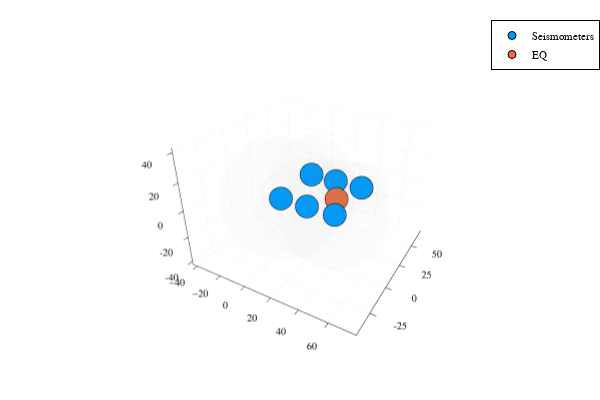
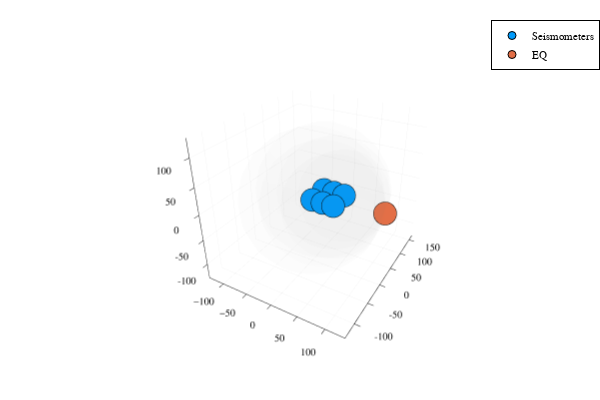

Source (notebook cell) for these figures, in order:
### Markdown cell above
As the very helpful location notes explain, the trick is peturbing the model. Arrival time $d_i$ is
$$d_i = \frac{1}{\alpha} \left[ (x-x_i)^2 + (y-y_i)^2 + (z-z_i)^2 \right]^{1/2} + t$$
where $(x,y,z)$ is the position of the station, $x_i,y_i,z_i)$ is the position of the hypocentre and $t$ is a constant adjustment to the time.

We can linearise this by first peturbing it from a starting point, $d_i^o$
$$d_i = d_i^o + \sum_j \frac{\partial d_i}{\partial m_j}$$
$$\Delta d_i = d_i - d_i^o = \sum_j \frac{\partial d_i}{\partial m_j}$$
$$\Delta \vec{d} = G \Delta\vec{m} \quad \text{where } G_{ij} = \frac{\partial d_i}{\partial m_j}$$

The derivatives for the spatial parameters are of the form
$$G_{i1} = \frac{\partial d_i}{\partial m_j} = \frac{\partial d_i}{\partial x} = \frac{x-x_i}{\alpha} \left[ (x-x_i)^2 + (y-y_i)^2 + (z-z_i)^2 \right]^{-1/2}$$
and for the temporal parameter
$$G_{i4} = \frac{\partial d_i}{\partial m_4} = \frac{\partial d_i}{\partial t} = 1$$

With this we can begin our code. This time I'm going to work closely from the example code, which should prove a mildly interesting experiment in seeing how well MATLAB translates to Julia.

### Code cell
"""
Results of earthquake location function.

Attributes
    m::Vector{Float64} - Parameters found by fitting
        m[1] - x coordinate of earthquake hypocenter
        m[2] - y coordinate of earthquake hypocenter
        m[3] - z coordinate of earthquake hypocenter (should be positive)
        m[4] - original time of the earthquake
    i::Int - Number of iterations to achieve convergence
    outputMatrix::Matrix - Stores results of all iterations in form [iteration, parameters, perturbation]
"""
struct EQAnalysis
    m::Vector{Float64}
    i::Int
    outputMatrix::Matrix
end


"""
Locate an earthquake given P-wave arrival times in a uniform velocity environment.

Based on incomplete MATLAB sample code by John Townend. Translated to Julia and completed by Ryan Cox.

Parameters
    x::Vector - Seisometer locations, x coordinates
    y::Vector - Seisometer locations, y coordinates
    z::Vector - Seisometer locations, z coordinates
    tP::Vector - P-wave arrival times
    speed::Real - Speed of P-waves in medium. Defaults to six length units per time unit.

Returns EQAnalysis object
"""
function locateEQ(x::Vector, y::Vector, z::Vector, tP::Vector, speed::Real=6)::EQAnalysis
    # Prep some variables
    N = length(x) # Number of seisometers
    normdm = Inf # (squared) length of model perturbation \
    i=0 # iteration counter

    # Specify starting position
    m = [mean(x), mean(y), mean(z)+10, 0] # positive z is down and earthquakes tend to occur deeper than seisometers

    # Matrix to hold results
    #outputMatrix = [i m normdm] # iteration, parameters, perturbation
    outputMatrix = [1 1 1] # TEMP fix of borkedness

    # Prepare screen output
    println("Iteration | (x,y,z,t) | normdm sqd | error")
    println("$i | ($(m[1]), $(m[2]), $(m[3]), $(m[4])) | $normdm | ?")

    # Iteratively peturb model
    while normdm >= 1e-5 # stopping criterion
        G = generateKernel(m, x, y, z, speed) # generate data kernel such that dd=G*dm
        R = hypodistance(m, x, y, z) # distance to current hypocenter
        d = (R / speed) .- m[4] # predicted arrival time (travel time + origin time)
        # the original code has the origin time added on but subtracting it proved necessary to make it converge
        # but m[4] seems to be negative anyway so maybe that explains the sign problems
        Δd = d - tP # residual arrival time
        Gg = inv(transpose(G)*G) * transpose(G) # generalised inverse of kernal
        dm = Gg * Δd # model perturbation
        normdm = transpose(dm) * dm # (squared) length of perturbation
        m += dm # update model
        i += 1 # increment iteration counter
        err = (hypodistance(m, x, y, z)./speed .- m[4]) - tP # display error so we can see if we're getting closer
        err = transpose(err)*err
        println("$i | ($(m[1]), $(m[2]), $(m[3]), $(m[4])) | $normdm | $err")
        # outputMatrix = [outputMatrix;i m normdm] # ~~inefficent in Julia, should be improved~~ BROKEN
    end

    # Plot it all
    plt = scatter(x, y, -z, label="Seismometers") # Inverting z for more intutive render
    scatter!([m[1]], [m[2]], -[m[3]], label="EQ") # scatter wants points as arrays so we wrap parameters in square brackets
    # For each seisometer we can use (detection time - origin time) * speed to get the distance it had to travel
    # We can then plot this as a sphere around our seisometers.
    spheres!.((tP .+ m[4])*6, x, y, z) # Note the addition instead of subtraction - a consequence of the way we had to subtract dm to get convergence.
    display(plt)

    return EQAnalysis(m, i, outputMatrix)
end


"""
Calculate hypocentral distance

Parameters
    m::Vector - Model parameters (x0,y0,zo,t0)
    x::Vector - Seisometer locations, x coordinates
    y::Vector - Seisometer locations, y coordinates
    z::Vector - Seisometer locations, z coordinates

Returns distance between hypocentre and each station as Vector
"""
function hypodistance(m::Vector, x::Vector, y::Vector, z::Vector)::Vector
    dx = x .- m[1]
    dy = y .- m[2]
    dz = z .- m[3]
    R = sqrt.(dx.^2 + dy.^2 + dz.^2)
end


"""
Generates kernel G from the travel time gradient.

Parameters
    m::Vector - Model parameters (x0,y0,zo,t0)
    x::Vector - Seisometer locations, x coordinates
    y::Vector - Seisometer locations, y coordinates
    z::Vector - Seisometer locations, z coordinates
    speed::Real - Speed of P-waves in medium

Returns kernel as Matrix
"""
function generateKernel(m::Vector, x::Vector, y::Vector, z::Vector, speed::Real=6)::Matrix{Float64}
    N = length(x)
    R = hypodistance(m, x, y, z)

    G = Matrix{Float64}(undef, (N, 4))
    G[:,1] .= (x .- m[1]) ./ (speed * R)
    G[:,2] .= (y .- m[2]) ./ (speed * R)
    G[:,3] .= (z .- m[3]) ./ (speed * R)
    G[:,4] .= 1

    return G
end


"""
Fancy plotting preset.
Takes radius and origin coordinates and plots the associated sphere.
This automagically creates the sphere and sphere! functions, which take the parameters
    r::Real - Radius of sphere
    x0::Real - x coordinate of sphere origin
    y0::Real - y coordinate of sphere origin
    z0::Real - z coordinate of sphere origin
"""
@userplot Spheres
@recipe function f(h::Spheres)
    r, x0, y0, z0 = h.args # I should really include input checking but for this little project I can get away without it.

    N = 22
    θ = LinRange(0, 2π, N)
    ϕ = LinRange(0, π, N)
    x = r*cos.(ϕ) * transpose(sin.(θ)) .+ x0
    y = r*sin.(ϕ) * transpose(sin.(θ)) .+ y0
    z = repeat(r*transpose(cos.(θ)) .+ z0, outer=[N, 1])

    seriestype := :surface
    colorbar := false
    seriesalpha := 0.1
    seriescolor := :grey
    xticks := :native

    x, y, z
end

# Seismometer locations in kilometres
x = [40,20,0,40,20,0]
y = [40,40,40,0,0,0]
z = [0,0,0,0,0,0]
# The sample code doesn't include z but there is no reason we can't have seisometers distrubuted in that axis.

# O-wave arrival times in seconds
tP1=[4.16,3.36,5.83,6.68,6.27,7.75] # case 1
tP2=[12.46,15.77,19.09,13.65,16.74,19.90] # case 2
e=[0.1,-0.2,-0.3,0.2,0,0] # errors

eq1 = locateEQ(x, y, z, tP1)
eq2 = locateEQ(x, y, z, tP2)

### Figure 1 — Plotly figure (JSON) as saved in the notebook; plotly's stock layout.template omitted (floating-point values rounded to 4 significant figures; data arrays with more than 128 entries replaced by an {"elided": "..."} marker saying what was removed)
{"data": [{"xaxis": "x", "colorbar": {"title": ""}, "yaxis": "y", "zaxis": "z", "x": [40, 20, 0, 40, 20, 0], "showlegend": true, "mode": "markers", "name": "Seismometers", "zmin": -40.08, "legendgroup": "Seismometers", "z": [0, 0, 0, 0, 0, 0], "marker": {"symbol": "circle", "color": "rgba(0, 154, 250, 1.000)", "line": {"color": "rgba(0, 0, 0, 1.000)", "width": 1}, "size": 8}, "zmax": 40.53, "y": [40, 40, 40, 0, 0, 0], "type": "scatter3d", "scene": "scene"}, {"xaxis": "x", "colorbar": {"title": ""}, "yaxis": "y", "zaxis": "z", "x": [26.01], "showlegend": true, "mode": "markers", "name": "EQ", "zmin": -40.08, "legendgroup": "EQ", "z": [-8.096], "marker": {"symbol": "circle", "color": "rgba(227, 111, 71, 1.000)", "line": {"color": "rgba(0, 0, 0, 1.000)", "width": 1}, "size": 8}, "zmax": 40.53, "y": [30.02], "type": "scatter3d", "scene": "scene"}, {"xaxis": "x", "colorbar": {"title": ""}, "colorscale": [[0, "rgba(128, 128, 128, 0.100)"], [1, "rgba(128, 128, 128, 0.100)"]], "yaxis": "y", "zaxis": "z", "showscale": false, "x": {"elided": "22x22 float values"}, "showlegend": false, "name": "y3", "opacity": 0.1, "zmin": -40.08, "z": {"elided": "22x22 float values"}, "zmax": 40.53, "y": {"elided": "22x22 float values"}, "type": "surface", "scene": "scene", "hoverinfo": "none"}, {"xaxis": "x", "colorbar": {"title": ""}, "colorscale": [[0, "rgba(128, 128, 128, 0.100)"], [1, "rgba(128, 128, 128, 0.100)"]], "yaxis": "y", "zaxis": "z", "showscale": false, "x": {"elided": "22x22 float values"}, "showlegend": false, "name": "y4", "opacity": 0.1, "zmin": -40.08, "z": {"elided": "22x22 float values"}, "zmax": 40.53, "y": {"elided": "22x22 float values"}, "type": "surface", "scene": "scene", "hoverinfo": "none"}, {"xaxis": "x", "colorbar": {"title": ""}, "colorscale": [[0, "rgba(128, 128, 128, 0.100)"], [1, "rgba(128, 128, 128, 0.100)"]], "yaxis": "y", "zaxis": "z", "showscale": false, "x": {"elided": "22x22 float values"}, "showlegend": false, "name": "y5", "opacity": 0.1, "zmin": -40.08, "z": {"elided": "22x22 float values"}, "zmax": 40.53, "y": {"elided": "22x22 float values"}, "type": "surface", "scene": "scene", "hoverinfo": "none"}, {"xaxis": "x", "colorbar": {"title": ""}, "colorscale": [[0, "rgba(128, 128, 128, 0.100)"], [1, "rgba(128, 128, 128, 0.100)"]], "yaxis": "y", "zaxis": "z", "showscale": false, "x": {"elided": "22x22 float values"}, "showlegend": false, "name": "y6", "opacity": 0.1, "zmin": -40.08, "z": {"elided": "22x22 float values"}, "zmax": 40.53, "y": {"elided": "22x22 float values"}, "type": "surface", "scene": "scene", "hoverinfo": "none"}, {"xaxis": "x", "colorbar": {"title": ""}, "colorscale": [[0, "rgba(128, 128, 128, 0.100)"], [1, "rgba(128, 128, 128, 0.100)"]], "yaxis": "y", "zaxis": "z", "showscale": false, "x": {"elided": "22x22 float values"}, "showlegend": false, "name": "y7", "opacity": 0.1, "zmin": -40.08, "z": {"elided": "22x22 float values"}, "zmax": 40.53, "y": {"elided": "22x22 float values"}, "type": "surface", "scene": "scene", "hoverinfo": "none"}, {"xaxis": "x", "colorbar": {"title": ""}, "colorscale": [[0, "rgba(128, 128, 128, 0.100)"], [1, "rgba(128, 128, 128, 0.100)"]], "yaxis": "y", "zaxis": "z", "showscale": false, "x": {"elided": "22x22 float values"}, "showlegend": false, "name": "y8", "opacity": 0.1, "zmin": -40.08, "z": {"elided": "22x22 float values"}, "zmax": 40.53, "y": {"elided": "22x22 float values"}, "type": "surface", "scene": "scene", "hoverinfo": "none"}], "layout": {"showlegend": true, "paper_bgcolor": "rgba(255, 255, 255, 1.000)", "annotations": [], "height": 400, "margin": {"l": 0, "b": 20, "r": 0, "t": 20}, "plot_bgcolor": "rgba(255, 255, 255, 1.000)", "scene": {"camera": {"eye": {"y": -1.95, "z": 1.3, "x": 1.126}}, "xaxis": {"tickangle": 0, "showline": true, "gridcolor": "rgba(0, 0, 0, 0.100)", "showticklabels": true, "gridwidth": 0.5, "titlefont": {"color": "rgba(0, 0, 0, 1.000)", "family": "sans-serif", "size": 15}, "visible": true, "ticks": "inside", "tickcolor": "rgb(0, 0, 0)", "linecolor": "rgba(0, 0, 0, 1.000)", "showgrid": true, "zeroline": false, "type": "-", "tickfont": {"color": "rgba(0, 0, 0, 1.000)", "family": "sans-serif", "size": 11}, "title": "", "zerolinecolor": "rgba(0, 0, 0, 1.000)", "mirror": false}, "domain": {"y": [0.03762, 0.9902], "x": [0.05101, 0.9934]}, "yaxis": {"tickangle": 0, "showline": true, "gridcolor": "rgba(0, 0, 0, 0.100)", "showticklabels": true, "gridwidth": 0.5, "titlefont": {"color": "rgba(0, 0, 0, 1.000)", "family": "sans-serif", "size": 15}, "visible": true, "ticks": "inside", "range": [-43.58, 72.12], "tickmode": "array", "tickvals": [-25, 0, 25, 50], "tickcolor": "rgb(0, 0, 0)", "ticktext": ["-25", "0", "25", "50"], "linecolor": "rgba(0, 0, 0, 1.000)", "showgrid": true, "zeroline": false, "type": "-", "tickfont": {"color": "rgba(0, 0, 0, 1.000)", "family": "sans-serif", "size": 11}, "title": "", "zerolinecolor": "rgba(0, 0, 0, 1.000)", "mirror": false}, "zaxis": {"tickangle": 0, "showline": true, "gridcolor": "rgba(0, 0, 0, 0.100)", "showticklabels": true, "gridwidth": 0.5, "titlefont": {"color": "rgba(0, 0, 0, 1.000)", "family": "sans-serif", "size": 15}, "visible": true, "ticks": "inside", "range": [-42.5, 42.95], "tickmode": "array", "tickvals": [-40, -20, 0, 20, 40], "tickcolor": "rgb(0, 0, 0)", "ticktext": ["-40", "-20", "0", "20", "40"], "linecolor": "rgba(0, 0, 0, 1.000)", "showgrid": true, "zeroline": false, "type": "-", "tickfont": {"color": "rgba(0, 0, 0, 1.000)", "family": "sans-serif", "size": 11}, "title": "", "zerolinecolor": "rgba(0, 0, 0, 1.000)", "mirror": false}}, "legend": {"yanchor": "auto", "xanchor": "auto", "bordercolor": "rgba(0, 0, 0, 1.000)", "bgcolor": "rgba(255, 255, 255, 1.000)", "borderwidth": 1, "tracegroupgap": 0, "y": 1, "font": {"color": "rgba(0, 0, 0, 1.000)", "family": "sans-serif", "size": 11}, "title": {"font": {"color": "rgba(0, 0, 0, 1.000)", "family": "sans-serif", "size": 15}, "text": ""}, "traceorder": "normal", "x": 1}, "width": 600}}

### Figure 2 — Plotly figure (JSON) as saved in the notebook; plotly's stock layout.template omitted (floating-point values rounded to 4 significant figures; data arrays with more than 128 entries replaced by an {"elided": "..."} marker saying what was removed)
{"data": [{"xaxis": "x", "colorbar": {"title": ""}, "yaxis": "y", "zaxis": "z", "x": [40, 20, 0, 40, 20, 0], "showlegend": true, "mode": "markers", "name": "Seismometers", "zmin": -122.6, "legendgroup": "Seismometers", "z": [0, 0, 0, 0, 0, 0], "marker": {"symbol": "circle", "color": "rgba(0, 154, 250, 1.000)", "line": {"color": "rgba(0, 0, 0, 1.000)", "width": 1}, "size": 8}, "zmax": 124.0, "y": [40, 40, 40, 0, 0, 0], "type": "scatter3d", "scene": "scene"}, {"xaxis": "x", "colorbar": {"title": ""}, "yaxis": "y", "zaxis": "z", "x": [118.7], "showlegend": true, "mode": "markers", "name": "EQ", "zmin": -122.6, "legendgroup": "EQ", "z": [-8.845], "marker": {"symbol": "circle", "color": "rgba(227, 111, 71, 1.000)", "line": {"color": "rgba(0, 0, 0, 1.000)", "width": 1}, "size": 8}, "zmax": 124.0, "y": [34.81], "type": "scatter3d", "scene": "scene"}, {"xaxis": "x", "colorbar": {"title": ""}, "colorscale": [[0, "rgba(128, 128, 128, 0.100)"], [1, "rgba(128, 128, 128, 0.100)"]], "yaxis": "y", "zaxis": "z", "showscale": false, "x": {"elided": "22x22 float values"}, "showlegend": false, "name": "y3", "opacity": 0.1, "zmin": -122.6, "z": {"elided": "22x22 float values"}, "zmax": 124.0, "y": {"elided": "22x22 float values"}, "type": "surface", "scene": "scene", "hoverinfo": "none"}, {"xaxis": "x", "colorbar": {"title": ""}, "colorscale": [[0, "rgba(128, 128, 128, 0.100)"], [1, "rgba(128, 128, 128, 0.100)"]], "yaxis": "y", "zaxis": "z", "showscale": false, "x": {"elided": "22x22 float values"}, "showlegend": false, "name": "y4", "opacity": 0.1, "zmin": -122.6, "z": {"elided": "22x22 float values"}, "zmax": 124.0, "y": {"elided": "22x22 float values"}, "type": "surface", "scene": "scene", "hoverinfo": "none"}, {"xaxis": "x", "colorbar": {"title": ""}, "colorscale": [[0, "rgba(128, 128, 128, 0.100)"], [1, "rgba(128, 128, 128, 0.100)"]], "yaxis": "y", "zaxis": "z", "showscale": false, "x": {"elided": "22x22 float values"}, "showlegend": false, "name": "y5", "opacity": 0.1, "zmin": -122.6, "z": {"elided": "22x22 float values"}, "zmax": 124.0, "y": {"elided": "22x22 float values"}, "type": "surface", "scene": "scene", "hoverinfo": "none"}, {"xaxis": "x", "colorbar": {"title": ""}, "colorscale": [[0, "rgba(128, 128, 128, 0.100)"], [1, "rgba(128, 128, 128, 0.100)"]], "yaxis": "y", "zaxis": "z", "showscale": false, "x": {"elided": "22x22 float values"}, "showlegend": false, "name": "y6", "opacity": 0.1, "zmin": -122.6, "z": {"elided": "22x22 float values"}, "zmax": 124.0, "y": {"elided": "22x22 float values"}, "type": "surface", "scene": "scene", "hoverinfo": "none"}, {"xaxis": "x", "colorbar": {"title": ""}, "colorscale": [[0, "rgba(128, 128, 128, 0.100)"], [1, "rgba(128, 128, 128, 0.100)"]], "yaxis": "y", "zaxis": "z", "showscale": false, "x": {"elided": "22x22 float values"}, "showlegend": false, "name": "y7", "opacity": 0.1, "zmin": -122.6, "z": {"elided": "22x22 float values"}, "zmax": 124.0, "y": {"elided": "22x22 float values"}, "type": "surface", "scene": "scene", "hoverinfo": "none"}, {"xaxis": "x", "colorbar": {"title": ""}, "colorscale": [[0, "rgba(128, 128, 128, 0.100)"], [1, "rgba(128, 128, 128, 0.100)"]], "yaxis": "y", "zaxis": "z", "showscale": false, "x": {"elided": "22x22 float values"}, "showlegend": false, "name": "y8", "opacity": 0.1, "zmin": -122.6, "z": {"elided": "22x22 float values"}, "zmax": 124.0, "y": {"elided": "22x22 float values"}, "type": "surface", "scene": "scene", "hoverinfo": "none"}], "layout": {"showlegend": true, "paper_bgcolor": "rgba(255, 255, 255, 1.000)", "annotations": [], "height": 400, "margin": {"l": 0, "b": 20, "r": 0, "t": 20}, "plot_bgcolor": "rgba(255, 255, 255, 1.000)", "scene": {"camera": {"eye": {"y": -1.95, "z": 1.3, "x": 1.126}}, "xaxis": {"tickangle": 0, "showline": true, "gridcolor": "rgba(0, 0, 0, 0.100)", "showticklabels": true, "gridwidth": 0.5, "titlefont": {"color": "rgba(0, 0, 0, 1.000)", "family": "sans-serif", "size": 15}, "visible": true, "ticks": "inside", "tickcolor": "rgb(0, 0, 0)", "linecolor": "rgba(0, 0, 0, 1.000)", "showgrid": true, "zeroline": false, "type": "-", "tickfont": {"color": "rgba(0, 0, 0, 1.000)", "family": "sans-serif", "size": 11}, "title": "", "zerolinecolor": "rgba(0, 0, 0, 1.000)", "mirror": false}, "domain": {"y": [0.03762, 0.9902], "x": [0.06582, 0.9934]}, "yaxis": {"tickangle": 0, "showline": true, "gridcolor": "rgba(0, 0, 0, 0.100)", "showticklabels": true, "gridwidth": 0.5, "titlefont": {"color": "rgba(0, 0, 0, 1.000)", "family": "sans-serif", "size": 15}, "visible": true, "ticks": "inside", "range": [-131.7, 166.9], "tickmode": "array", "tickvals": [-100, -50, 0, 50, 100, 150], "tickcolor": "rgb(0, 0, 0)", "ticktext": ["-100", "-50", "0", "50", "100", "150"], "linecolor": "rgba(0, 0, 0, 1.000)", "showgrid": true, "zeroline": false, "type": "-", "tickfont": {"color": "rgba(0, 0, 0, 1.000)", "family": "sans-serif", "size": 11}, "title": "", "zerolinecolor": "rgba(0, 0, 0, 1.000)", "mirror": false}, "zaxis": {"tickangle": 0, "showline": true, "gridcolor": "rgba(0, 0, 0, 0.100)", "showticklabels": true, "gridwidth": 0.5, "titlefont": {"color": "rgba(0, 0, 0, 1.000)", "family": "sans-serif", "size": 15}, "visible": true, "ticks": "inside", "range": [-130.0, 131.4], "tickmode": "array", "tickvals": [-100, -50, 0, 50, 100], "tickcolor": "rgb(0, 0, 0)", "ticktext": ["-100", "-50", "0", "50", "100"], "linecolor": "rgba(0, 0, 0, 1.000)", "showgrid": true, "zeroline": false, "type": "-", "tickfont": {"color": "rgba(0, 0, 0, 1.000)", "family": "sans-serif", "size": 11}, "title": "", "zerolinecolor": "rgba(0, 0, 0, 1.000)", "mirror": false}}, "legend": {"yanchor": "auto", "xanchor": "auto", "bordercolor": "rgba(0, 0, 0, 1.000)", "bgcolor": "rgba(255, 255, 255, 1.000)", "borderwidth": 1, "tracegroupgap": 0, "y": 1, "font": {"color": "rgba(0, 0, 0, 1.000)", "family": "sans-serif", "size": 11}, "title": {"font": {"color": "rgba(0, 0, 0, 1.000)", "family": "sans-serif", "size": 15}, "text": ""}, "traceorder": "normal", "x": 1}, "width": 600}}
